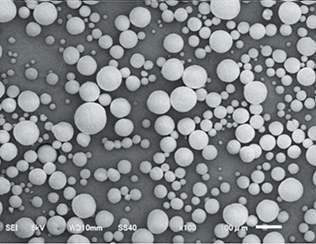
#> input picture task4/grains1.jpg, 316 x 244 px
$ jupyter execute 'grain_analysis (1).ipynb'
#> lines starting #> are read from the running program, lines starting #| are printed output that depends on the picture; after the words box and inside, x2 and y2 are one past the last pixel; in counts of white or black regions, pixels touching at a corner belong together
[cell 1]
import cv2
import numpy as np
from matplotlib import pyplot as plt
from scipy import ndimage
from skimage import measure, color, io

[cell 2]
img1 = cv2.imread("grains1.jpg")
#> img1 is the input picture: shape (244, 316, 3); mean B, G, R 136.3, 133.3, 129
img = cv2.cvtColor(img1,cv2.COLOR_BGR2GRAY)

[cell 3]
pixels_to_um = 0.5 # 1 pixel = 500 nm (got this from the metadata of original image)

[cell 4]
# ret1, thresh = cv2.threshold(img, 30, 255, cv2.THRESH_BINARY)
ret1, thresh = cv2.threshold(img, 0, 255, cv2.THRESH_BINARY+cv2.THRESH_OTSU)
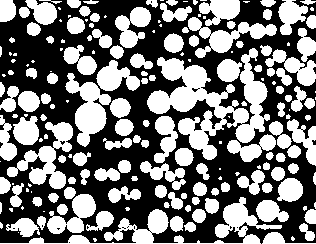
#> thresh: shape (244, 316); 47% white; 190 white regions (64 under 20 px), largest, box (x1, y1, x2, y2) and area: (147, 48, 270, 160) 5239, (0, 197, 282, 244) 2618, (7, 122, 73, 189) 1650
#> ret1 = 135
cv2.imshow('Colored Grains', thresh)
cv2.waitKey(0)

[cell 5]
kernel = np.ones((3,3),np.uint8)
opening = cv2.morphologyEx(thresh,cv2.MORPH_OPEN,kernel, iterations = 2)
#> opening: shape (244, 316); 42.7% white; 147 white regions (1 under 20 px), largest, box (x1, y1, x2, y2) and area: (147, 58, 249, 123) 2625, (75, 82, 111, 146) 1377, (29, 123, 73, 189) 1218
cv2.imshow('Colored Grains',opening )
cv2.waitKey(0)

[cell 6]
# from skimage.segmentation import clear_border
# opening = clear_border(opening)

[cell 7]
sure_bg = cv2.dilate(opening,kernel,iterations=2)
#> sure_bg: shape (244, 316); 67.7% white; 56 black regions (23 under 20 px), largest, box (x1, y1, x2, y2) and area: (57, 9, 306, 244) 8177, (0, 0, 150, 175) 6745, (205, 115, 278, 214) 1955
cv2.imshow('Colored Grains',sure_bg )
cv2.waitKey(0)

[cell 8]
dist_transform = cv2.distanceTransform(opening,cv2.DIST_L2,3)
cv2.imshow('Colored Grains',dist_transform)
cv2.waitKey(0)

[cell 9]
ret2, sure_fg = cv2.threshold(dist_transform,0.2*dist_transform.max(),255,0)
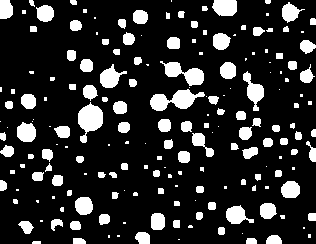
#> sure_fg: shape (244, 316) float32; 16.9% white; 189 white regions (73 under 20 px), largest, box (x1, y1, x2, y2) and area: (150, 89, 205, 111) 638, (78, 102, 103, 143) 603, (160, 61, 204, 86) 510
#> ret2 = 3.06

[cell 10]
sure_fg = np.uint8(sure_fg)
unknown = cv2.subtract(sure_bg,sure_fg)
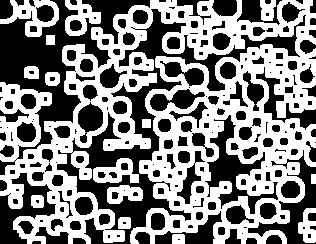
#> unknown: shape (244, 316); 50.8% white; 245 black regions (96 under 20 px)
cv2.imshow('Colored Grains', unknown)
cv2.waitKey(0)

[cell 11]
ret3, markers = cv2.connectedComponents(sure_fg)
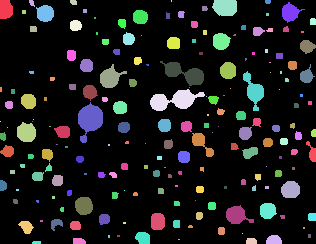
#> markers: shape (244, 316) int32; 190 distinct labels, from 0 to 189; one colour per label, 0 black
#> ret3 = 190

[cell 12]
markers = markers+10
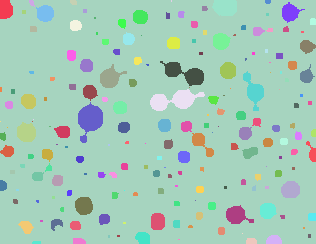
#> markers: shape (244, 316) int32; 190 distinct labels, from 10 to 199; one colour per label, 0 black

# Now, mark the region of unknown with zero
markers[unknown==255] = 0
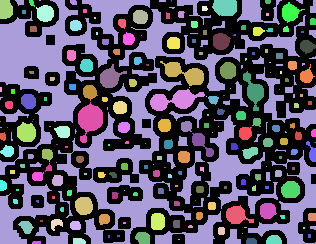
#> markers: shape (244, 316) int32; 191 distinct labels, from 0 to 199; one colour per label, 0 black

[cell 13]
markers = cv2.watershed(img1,markers)
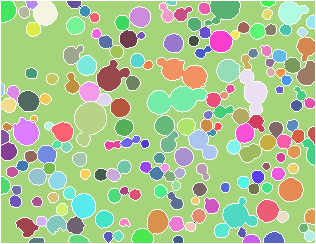
#> markers: shape (244, 316) int32; 191 distinct labels, from -1 to 199; one colour per label, 0 black, -1 white

[cell 14]
img1[markers == -1] = [0,255,255]
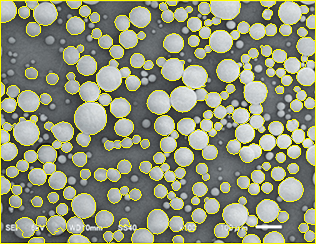
#> img1: shape (244, 316, 3); 10.52% of pixels changed, all inside (x1, y1, x2, y2) = (0, 0, 316, 244)

img2 = color.label2rgb(markers, bg_label=0)
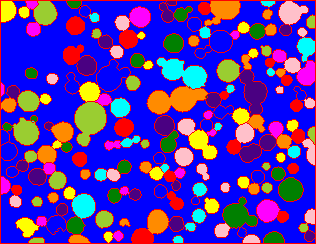
#> img2: shape (244, 316, 3) float64; mean R, G, B 0.337, 0.194, 0.666

cv2.imshow('Overlay on original image', img1)
cv2.imshow('Colored Grains', img2)
cv2.waitKey(0)

[cell 15]
regions = measure.regionprops(markers, intensity_image=img)
#> regions = 189 regions; largest, box (x1, y1, x2, y2) and area: (1, 1, 315, 243) 38126, (147, 86, 208, 114) 1037, (75, 102, 106, 146) 921, (157, 58, 207, 89) 860, (239, 70, 267, 117) 667

[cell 16]
#Can print various parameters for all objects
for prop in regions:
    print('Label: {} Area: {}'.format(prop.label, prop.area))
#> this loop made 189 passes
#| Label: 10 Area: 38126.0
#| Label: 11 Area: 270.0
#| Label: 12 Area: 74.0
#| Label: 13 Area: 81.0
#| Label: 14 Area: 35.0
#| Label: 15 Area: 534.0
#| Label: 16 Area: 62.0
#| Label: 17 Area: 444.0
#> (further printed lines are left out)

#Best way is to output all properties to a csv file
#Let us pick which ones we want to export.

# propList = ['Area',
            # 'equivalent_diameter', #Added... verify if it works
            # 'orientation', #Added, verify if it works. Angle btwn x-axis and major axis.
            # 'MajorAxisLength',
            # 'MinorAxisLength',
            # 'Perimeter',
            # 'MinIntensity',
            # 'MeanIntensity',
            # 'MaxIntensity']

[cell 17]
propList = ['Area',
            'equivalent_diameter', #Added... verify if it works
            'orientation', #Added, verify if it works. Angle btwn x-axis and major axis.
            'MajorAxisLength',
            'MinorAxisLength',
            'Perimeter',
            'MinIntensity',
            'MeanIntensity',
            'MaxIntensity']

[cell 18]
output_file = open('image_measurements.csv', 'w')
output_file.write('Grain #' + "," + "," + ",".join(propList) + '\n') #join strings in array by commas,
#First cell to print grain number
#Second cell blank as we will not print Label column

grain_number = 1
for region_props in regions:
    output_file.write(str(grain_number) + ',')
    #output cluster properties to the excel file
#    output_file.write(str(region_props['Label']))
    for i,prop in enumerate(propList):
        if(prop == 'Area'):
            to_print = region_props[prop]*pixels_to_um**2   #Convert pixel square to um square
        elif(prop == 'orientation'):
            to_print = region_props[prop]*57.2958  #Convert to degrees from radians
        elif(prop.find('Intensity') < 0):          # Any prop without Intensity in its name
            to_print = region_props[prop]*pixels_to_um
        else:
            to_print = region_props[prop]     #Reamining props, basically the ones with Intensity in its name
        output_file.write(',' + str(to_print))
    output_file.write('\n')
    grain_number += 1
#> after the loop, grain_number = 190

output_file.close()   #Closes the file, otherwise it would be read only.

[cell 19]
import pandas as pd
import matplotlib.pyplot as plt

[cell 20]
data=pd.read_csv("image_measurements.csv")
data.head()

[cell 21]
Area =data["Area"]

[cell 22]
plt.figure(figsize=(10,5))
plt.hist(Area, bins=50, range=(10, 200))  # Set the x-axis range to (10, 100)
plt.xlabel('Area')
plt.ylabel('Frequency')
plt.title('Histogram of Particle Area')
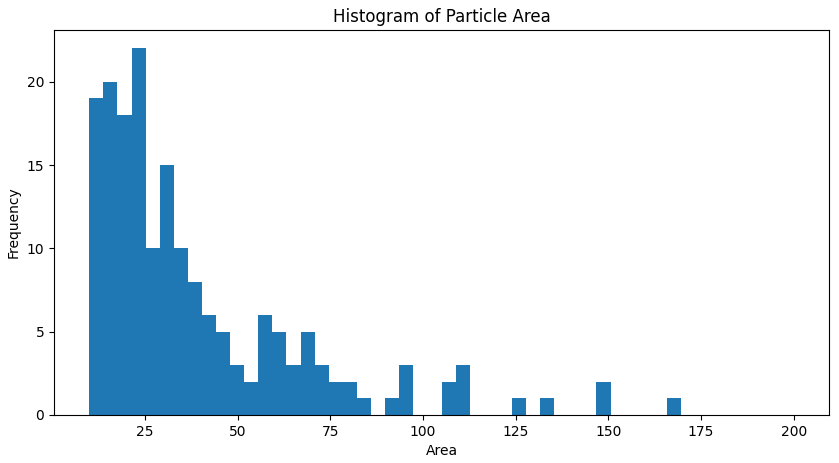
#> figure drawn by matplotlib, 1 panel; tallest bar 22 high, from x = 21.4 to 25.2

$ run again, with task4/grains2.jpg copied over task4/grains1.jpg
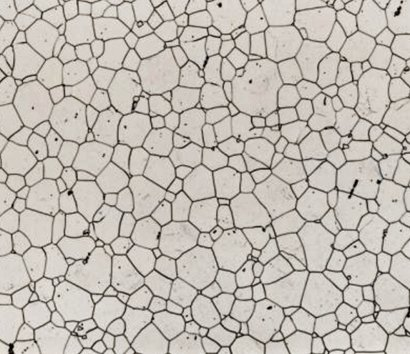
#> input picture task4/grains2.jpg, 410 x 354 px
#> img1 is the input picture: shape (354, 410, 3); mean B, G, R 179.7, 187.2, 193.5
#> `ret1, thresh = cv2.threshold(img, 0, 255, cv2.THRESH_BINARY+cv2.THRESH..`:
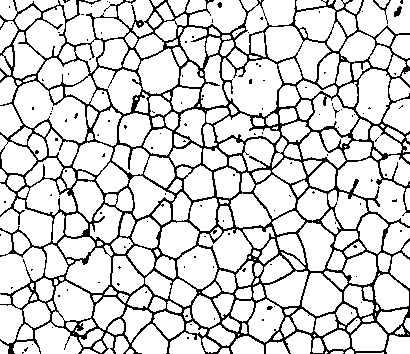
#> thresh: shape (354, 410); 83% white; black in thin lines or dots
#> ret1 = 157
#> opening: shape (354, 410); 79.1% white; 37 black regions (34 under 20 px), largest, box (x1, y1, x2, y2) and area: (0, 0, 410, 354) 30120, (394, 0, 403, 17) 68, (217, 0, 222, 8) 26
#> sure_bg: shape (354, 410); 98.7% white; 122 black regions (89 under 20 px), largest, box (x1, y1, x2, y2) and area: (200, 222, 234, 239) 109, (71, 323, 85, 338) 98, (165, 27, 182, 47) 95
#> ret2 = 3.77
#> unknown: shape (354, 410); 61.4% white; 418 black regions (145 under 20 px)
#> ret3 = 297
#> img1: shape (354, 410, 3); 9.06% of pixels changed, all inside (x1, y1, x2, y2) = (0, 0, 410, 354)
#> regions = 293 regions; largest, box (x1, y1, x2, y2) and area: (1, 1, 409, 353) 5874, (230, 58, 283, 117) 2313, (355, 68, 391, 125) 1474, (65, 247, 112, 294) 1394, (137, 49, 180, 95) 1393
#> the loop `for prop in regions:` made 293 passes
#| Label: 10 Area: 5874.0
#| Label: 11 Area: 264.0
#| Label: 12 Area: 121.0
#| Label: 13 Area: 177.0
#| Label: 15 Area: 348.0
#> (further printed lines are left out)
#> after the loop `for region_props in regions:`: grain_number = 294
#> `[cell 22] plt.figure(figsize=(10,5)) plt.hist(Area, bins=50, range=(10..`:
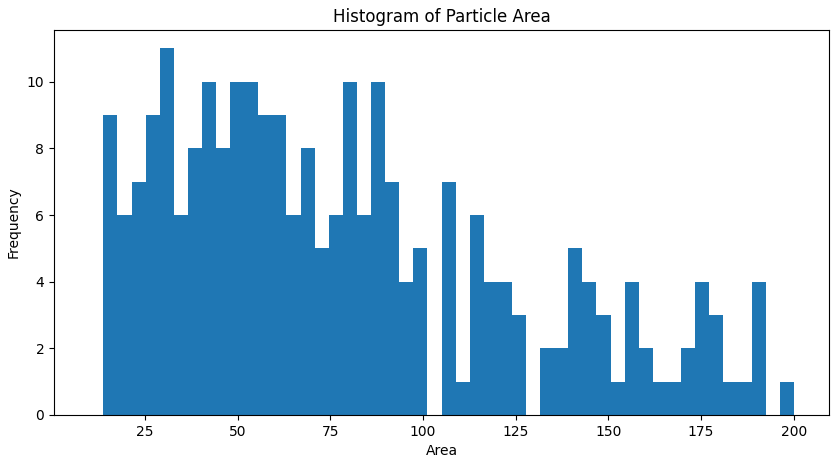
#> figure drawn by matplotlib, 1 panel; tallest bar 11 high, from x = 29 to 32.8

$ run again, with task4/convert.jpg copied over task4/grains1.jpg
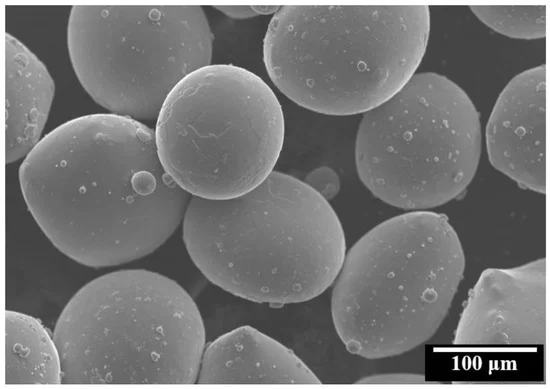
#> input picture task4/convert.jpg, 550 x 389 px
#> img1 is the input picture: shape (389, 550, 3); mean B, G, R 116.9, 116.9, 116.9
#> thresh: shape (389, 550); 22% white; 306 white regions (261 under 20 px), largest, box (x1, y1, x2, y2) and area: (0, 0, 550, 389) 31351, (155, 64, 284, 200) 4920, (19, 114, 153, 247) 2545
#> ret1 = 137
#> opening: shape (389, 550); 18.5% white; 21 white regions, largest, box (x1, y1, x2, y2) and area: (0, 0, 550, 389) 24563, (155, 65, 284, 184) 4274, (19, 114, 149, 176) 2255
#> sure_bg: shape (389, 550); 24.7% white; 10 white regions, largest, box (x1, y1, x2, y2) and area: (0, 0, 550, 389) 36978, (153, 29, 286, 186) 6395, (300, 183, 442, 291) 4636
#> ret2 = 6.34
#> unknown: shape (389, 550); 20% white; 11 white regions
#> ret3 = 37
#> img1: shape (389, 550, 3); 3.01% of pixels changed, all inside (x1, y1, x2, y2) = (0, 0, 550, 389)
#> regions = 32 regions; largest, box (x1, y1, x2, y2) and area: (5, 5, 546, 385) 177674, (454, 143, 549, 388) 5926, (158, 65, 284, 178) 3285, (1, 20, 53, 203) 2928, (354, 1, 549, 105) 2783
#> the loop `for prop in regions:` made 32 passes
#| Label: 10 Area: 177674.0
#| Label: 11 Area: 117.0
#| Label: 12 Area: 682.0
#| Label: 13 Area: 667.0
#| Label: 14 Area: 2783.0
#> (further printed lines are left out)
#> the loop `for region_props in regions:` made 32 passes
#> after the loop `for region_props in regions:`: grain_number = 33
#> `[cell 22] plt.figure(figsize=(10,5)) plt.hist(Area, bins=50, range=(10..`:
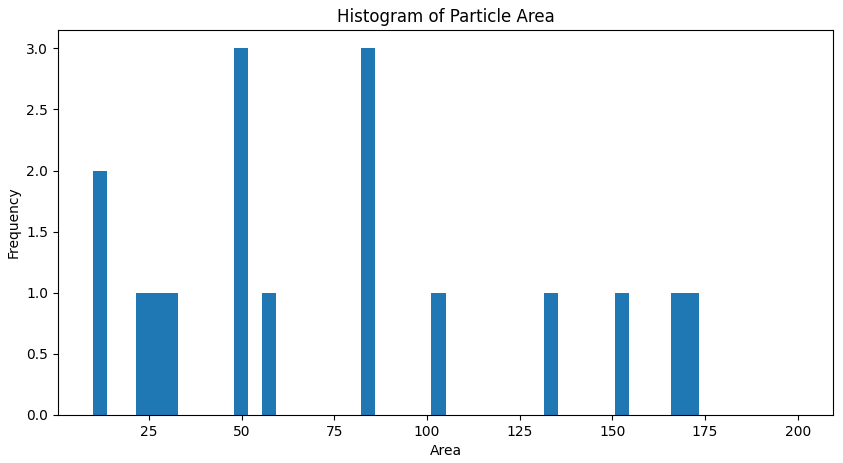
#> figure drawn by matplotlib, 1 panel
